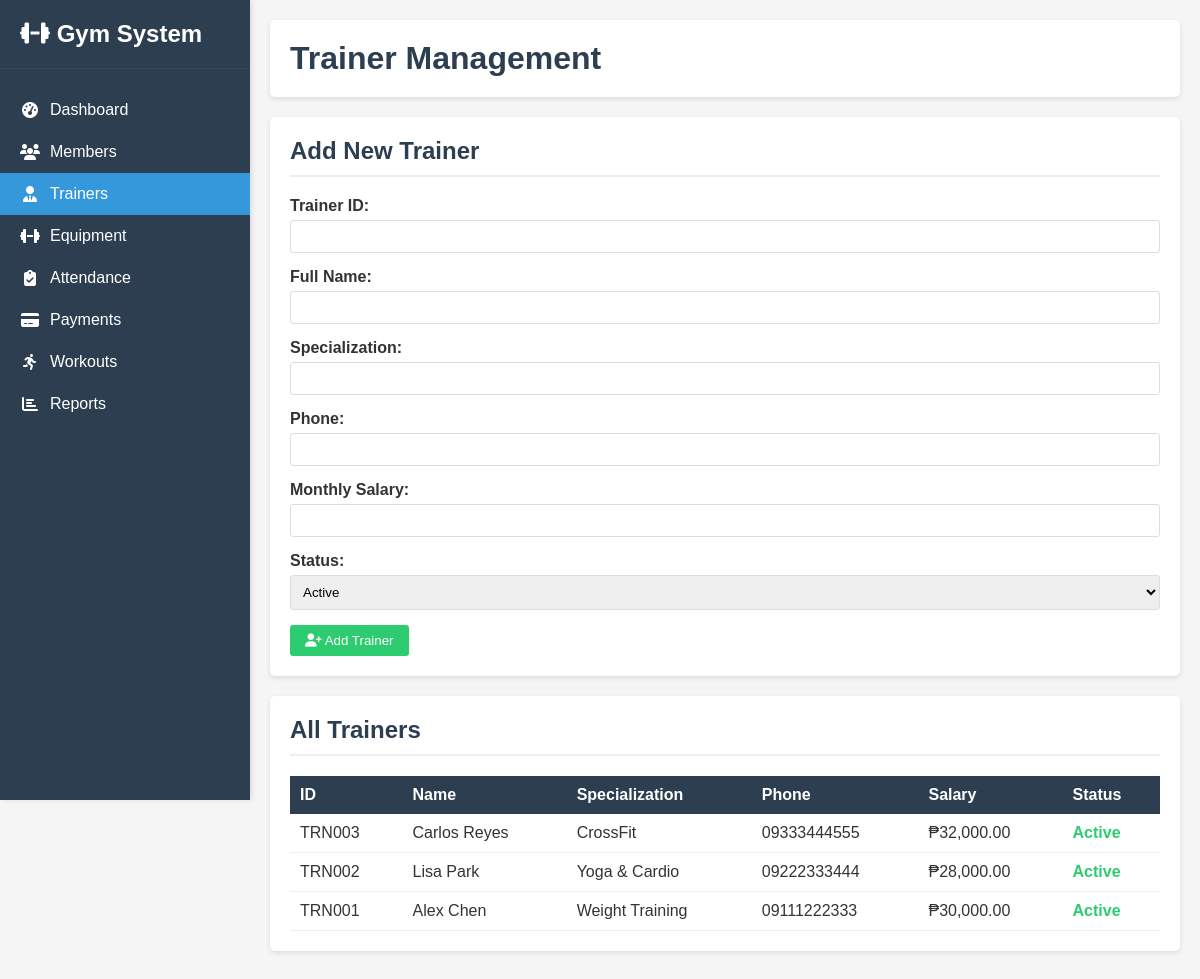
Screenshot of /trainers.php with the database file from the repository.
### tables this page shows
CREATE TABLE trainers (
    id INT PRIMARY KEY AUTO_INCREMENT,
    trainer_id VARCHAR(20) UNIQUE NOT NULL,
    name VARCHAR(100) NOT NULL,
    specialization VARCHAR(100),
    phone VARCHAR(15),
    salary DECIMAL(10,2),
    status ENUM('Active', 'Inactive') DEFAULT 'Active',
    created_at TIMESTAMP DEFAULT CURRENT_TIMESTAMP
);

### trainers.php (the view, shortened to what this page needs)
<?php
include 'config.php';
?>
<!DOCTYPE html>
<html lang="en">
<head>
    <link rel="stylesheet" href="style.css">
    <link rel="stylesheet" href="https://cdnjs.cloudflare.com/ajax/libs/font-awesome/6.4.0/css/all.min.css">
</head>
<body>
    <div class="sidebar">
        <div class="logo">
            <i class="fas fa-dumbbell"></i>
            <span>Gym System</span>
        </div>
        <ul class="sidebar-nav">
            <li><a href="index.php">
                <i class="fas fa-tachometer-alt"></i>
                <span>Dashboard</span>
            </a></li>
            <li><a href="members.php">
                <i class="fas fa-users"></i>
                <span>Members</span>
            </a></li>
            <li><a href="trainers.php" class="active">
                <i class="fas fa-user-tie"></i>
                <span>Trainers</span>
            </a></li>
            <li><a href="equipment.php">
                <i class="fas fa-dumbbell"></i>
                <span>Equipment</span>
            </a></li>
            <li><a href="attendance.php">
                <i class="fas fa-clipboard-check"></i>
                <span>Attendance</span>
            </a></li>
            <li><a href="payments.php">
                <i class="fas fa-credit-card"></i>
                <span>Payments</span>
            </a></li>
            <li><a href="workouts.php">
                <i class="fas fa-running"></i>
                <span>Workouts</span>
            </a></li>
            <li><a href="reports.php">
                <i class="fas fa-chart-bar"></i>
                <span>Reports</span>
            </a></li>
        </ul>
    </div>
    <div class="main-content">
        <div class="content-header">
            <h1>Trainer Management</h1>
        </div>
        <div class="content-box">
            <h2>Add New Trainer</h2>
            <form method="POST" action="">
                <div class="form-group">
                    <label>Trainer ID:</label>
                    <input type="text" name="trainer_id" class="form-control" required>
                </div>
                <div class="form-group">
                    <label>Full Name:</label>
                    <input type="text" name="name" class="form-control" required>
                </div>
                <div class="form-group">
                    <label>Specialization:</label>
                    <input type="text" name="specialization" class="form-control">
                </div>
                <div class="form-group">
                    <label>Phone:</label>
                    <input type="text" name="phone" class="form-control">
                </div>
                <div class="form-group">
                    <label>Monthly Salary:</label>
                    <input type="number" name="salary" class="form-control" step="0.01" required>
                </div>
                <div class="form-group">
                    <label>Status:</label>
                    <select name="status" class="form-control" required>
                        <option value="Active">Active</option>
                    </select>
                </div>
                <button type="submit" name="add_trainer" class="btn btn-success">
                    <i class="fas fa-user-plus"></i> Add Trainer
                </button>
            </form>
        </div>
        <div class="content-box">
            <h2>All Trainers</h2>
            <table class="table">
                <thead>
                    <tr>
                        <th>ID</th>
                        <th>Name</th>
                        <th>Specialization</th>
                        <th>Phone</th>
                        <th>Salary</th>
                        <th>Status</th>
                    </tr>
                </thead>
                <tbody>
                    <?php
                    $sql = "SELECT * FROM trainers ORDER BY id DESC";
                    $result = mysqli_query($conn, $sql);
                    if(mysqli_num_rows($result) > 0) {
                        while($row = mysqli_fetch_assoc($result)) {
                            echo "<tr>";
                            echo "<td>" . $row['trainer_id'] . "</td>";
                            echo "<td>" . $row['name'] . "</td>";
                            echo "<td>" . $row['specialization'] . "</td>";
                            echo "<td>" . $row['phone'] . "</td>";
                            echo "<td>₱" . number_format($row['salary'], 2) . "</td>";
                            echo "<td><span class='status-" . strtolower($row['status']) . "'>" . $row['status'] . "</span></td>";
                            echo "</tr>";
                        }
                    } else {
                        echo "<tr><td colspan='6'>No trainers found</td></tr>";
                    }
                    ?>
                </tbody>
            </table>
        </div>
    </div>
</body>
</html>

### style.css (style rules this page uses)
* { margin: 0; padding: 0; box-sizing: border-box; }
body { font-family: Arial, sans-serif; background-color: #f5f5f5; color: #333; display: flex; min-height: 100vh; }
.sidebar { width: 250px; background-color: #2c3e50; color: white; padding: 20px 0; position: fixed; height: 100vh; overflow-y: auto; box-shadow: 2px 0 5px rgba(0,0,0,0.1); }
.sidebar .logo { padding: 0 20px 20px; font-size: 24px; font-weight: bold; border-bottom: 1px solid #34495e; margin-bottom: 20px; }
.sidebar-nav { list-style: none; }
.sidebar-nav a { display: flex; align-items: center; color: white; text-decoration: none; padding: 12px 20px; transition: all 0.3s; }
.sidebar-nav a.active { background-color: #3498db; }
.sidebar-nav i { margin-right: 10px; width: 20px; text-align: center; }
.main-content { flex: 1; margin-left: 250px; padding: 20px; }
.content-header { background-color: white; padding: 20px; border-radius: 5px; box-shadow: 0 2px 5px rgba(0,0,0,0.1); margin-bottom: 20px; }
.content-header h1 { color: #2c3e50; }
.content-box { background-color: white; padding: 20px; border-radius: 5px; box-shadow: 0 2px 5px rgba(0,0,0,0.1); margin-bottom: 20px; }
.content-box h2 { color: #2c3e50; margin-bottom: 20px; padding-bottom: 10px; border-bottom: 2px solid #eee; }
.form-group { margin-bottom: 15px; }
.form-group label { display: block; margin-bottom: 5px; font-weight: bold; }
.form-control { width: 100%; padding: 8px; border: 1px solid #ddd; border-radius: 3px; }
.btn { padding: 8px 15px; border: none; border-radius: 3px; cursor: pointer; text-decoration: none; display: inline-block; }
.btn-success { background-color: #2ecc71; color: white; }
.table { width: 100%; border-collapse: collapse; margin-top: 10px; }
.table th { background-color: #2c3e50; color: white; padding: 10px; text-align: left; }
.table td { padding: 10px; border-bottom: 1px solid #eee; }
.status-active { color: #2ecc71; font-weight: bold; }

### rows the page displays
trainers: trainer "TRN003", name "Carlos Reyes", specialization "CrossFit", phone "09333444555", salary "32,000.00", status "Active"
trainers: trainer "TRN002", name "Lisa Park", specialization "Yoga & Cardio", phone "09222333444", salary "28,000.00", status "Active"
trainers: trainer "TRN001", name "Alex Chen", specialization "Weight Training", phone "09111222333", salary "30,000.00", status "Active"
